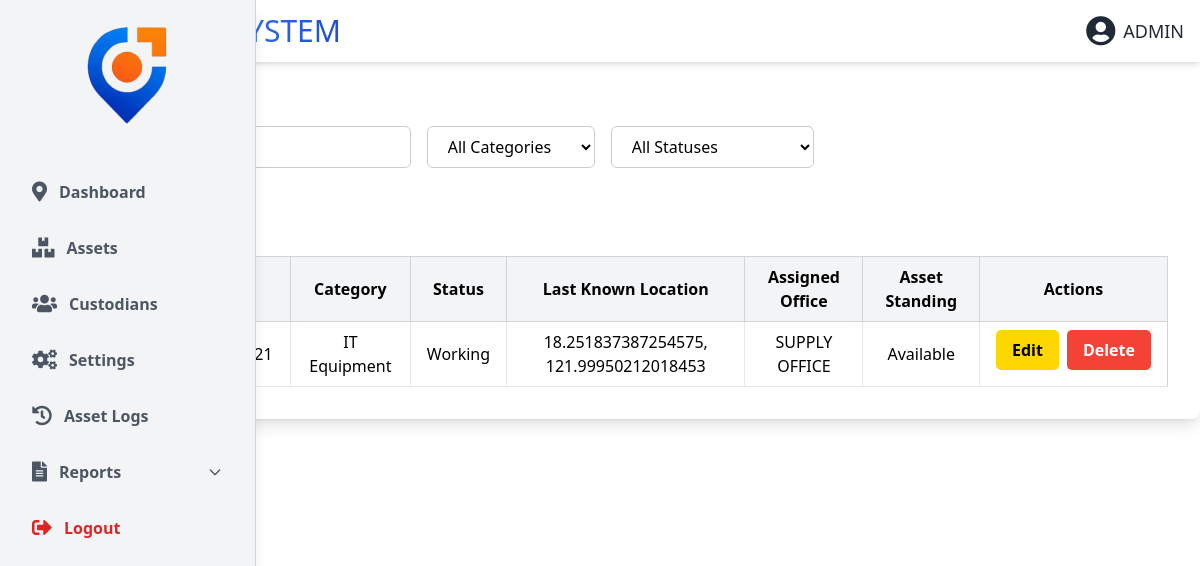
Page /assets.php (signed in) on the committed database.
### tables this page shows
CREATE TABLE `assets` (
  `asset_id` int(11) NOT NULL,
  `asset_name` varchar(255) NOT NULL,
  `serial_num` varchar(255) DEFAULT NULL,
  `category` varchar(100) NOT NULL,
  `current_status` varchar(50) NOT NULL,
  `last_known_location` varchar(255) DEFAULT NULL,
  `assigned_to` varchar(255) DEFAULT NULL,
  `status` varchar(255) DEFAULT NULL,
  `date_added` timestamp NOT NULL DEFAULT current_timestamp(),
  `last_seen` datetime DEFAULT NULL,
  `asset_status` enum('Deployed','Disposed','Available') DEFAULT 'Available'
);

### user_theme.php (called while the page is built, shortened)
<?php
$theme_class = 'theme-light';
?>

### assets.php (the view, shortened to what this page needs)
<?php
include 'db_connect.php';
include 'user_theme.php';
function fetch_assets($conn, $search, $category, $status) {
    $sql = "SELECT * FROM assets WHERE asset_name LIKE ? AND category LIKE ? AND current_status LIKE ?";
    $stmt = $conn->prepare($sql);
    $searchParam = "%$search%";
    $categoryParam = "%$category%";
    $statusParam = "%$status%";
    $stmt->bind_param('sss', $searchParam, $categoryParam, $statusParam);
    $stmt->execute();
    $result = $stmt->get_result();
    $rows = [];
    while ($row = $result->fetch_assoc()) {
        $rows[] = $row;
    }
    return $rows;
}
$search = '';
$category = '';
$status = '';
$assets = fetch_assets($conn, $search, $category, $status);
?>
<!DOCTYPE html>
<html lang="en">
<head>
<script src="https://cdn.tailwindcss.com"></script>
</head>
<body class="min-h-screen <?php echo $theme_class; ?>">
<?php include 'header.php';  ?>
<div class="container p-8 pr-8 rounded-lg shadow-lg w-full max-w-7xl mx-auto mt-8">
    <div class="mb-8 flex items-center space-x-4">
        <select id="category" class="px-4 py-2 border rounded-md">
            <option value="">All Categories</option>
        </select>
        <select id="status" class="px-4 py-2 border rounded-md">
            <option value="">All Statuses</option>
        </select>
    </div>
    <button class="px-4 py-2 bg-green-500 text-white rounded-md mb-4" onclick="openAddAssetModal()">Add New Asset</button>
    <table class="min-w-full table-auto border border-gray-300 border-collapse" id="assetsTable">
    <thead>
        <tr class="border-b border-gray-300">
            <th class="px-4 py-2 text-center border-r border-gray-300">Asset Name/ID</th>
            <th class="px-4 py-2 text-center border-r border-gray-300">Serial Number</th>
            <th class="px-4 py-2 text-center border-r border-gray-300">Category</th>
            <th class="px-4 py-2 text-center border-r border-gray-300">Status</th>
            <th class="px-4 py-2 text-center border-r border-gray-300">Last Known Location</th>
            <th class="px-4 py-2 text-center border-r border-gray-300">Assigned Office</th>
            <th class="px-4 py-2 text-center border-r border-gray-300">Asset Standing</th>
            <th class="px-4 py-2 text-center">Actions</th>
        </tr>
    </thead>
    <tbody>
        <?php foreach ($assets as $asset): ?>
            <tr class="border-b border-gray-200">
                <td class="px-4 py-2 text-center border-r border-gray-200"><?php echo htmlspecialchars($asset['asset_name']); ?></td>
                <td class="px-4 py-2 text-center border-r border-gray-200"><?php echo htmlspecialchars($asset['serial_num']); ?></td>
                <td class="px-4 py-2 text-center border-r border-gray-200"><?php echo htmlspecialchars($asset['category']); ?></td>
                <td class="px-4 py-2 text-center border-r border-gray-200"><?php echo htmlspecialchars($asset['current_status']); ?></td>
                <td class="px-4 py-2 text-center border-r border-gray-200"><?php echo htmlspecialchars($asset['last_known_location']); ?></td>
                <td class="px-4 py-2 text-center border-r border-gray-200"><?php echo htmlspecialchars($asset['assigned_to']); ?></td>
                <td class="px-4 py-2 text-center border-r border-gray-200"><?php echo htmlspecialchars($asset['asset_status'] ?? ''); ?></td>
                <td class="px-4 py-2 text-center flex space-x-2">
                <button class="btn btn-edit btn-sm" onclick="openEditAssetModal(<?php echo $asset['asset_id']; ?>,
                    '<?php echo addslashes($asset['asset_name']); ?>',
                    '<?php echo addslashes($asset['serial_num']); ?>',
                    '<?php echo addslashes($asset['category']); ?>',
                    '<?php echo addslashes($asset['current_status']); ?>',
                    '<?php echo addslashes($asset['last_known_location']); ?>',
                    '<?php echo addslashes($asset['assigned_to']); ?>')">Edit</button>
                <button class="btn btn-danger btn-sm" onclick="showDeleteModal(<?php echo $asset['asset_id']; ?>)">Delete</button>
                </td>
            </tr>
        <?php endforeach; ?>
    </tbody>
</table>
</div>
</body>
</html>

### assets.php (style rules this page uses)
body { font-family: 'Poppins', sans-serif; color: black; }
.container { background-color: var(--container-bg); color: var(--text-color); }
.theme-light { --bg-color: #f3f4f6; --container-bg: #ffffff; --text-color: #000000; --input-bg: #ffffff; --input-border: #cccccc; --input-text: #000000; --header-bg: #f3f4f6; --header-text-color: #000000; }
input[type="text"], select, textarea { background-color: var(--input-bg); color: var(--input-text); border: 1px solid var(--input-border); }
table th { background-color: var(--header-bg); color: var(--header-text-color); }
.btn { border-radius: 5px; padding: 8px 16px; text-align: center; font-weight: bold; cursor: pointer; }
.btn-danger { background-color: #F44336; color: white; }
.btn-edit { background-color: #FFD700; }

### nav.php (style rules this page uses)
body { font-family: 'Segoe UI', Tahoma, Geneva, Verdana, sans-serif; transition: background-color 0.3s, color 0.3s; }

### rows in the picture
assets: category "IT Equipment", current_status "Working", last_known_location "18.251837387254575, 121.99950212018453", assigned_to "SUPPLY OFFICE", asset_status "Available"
